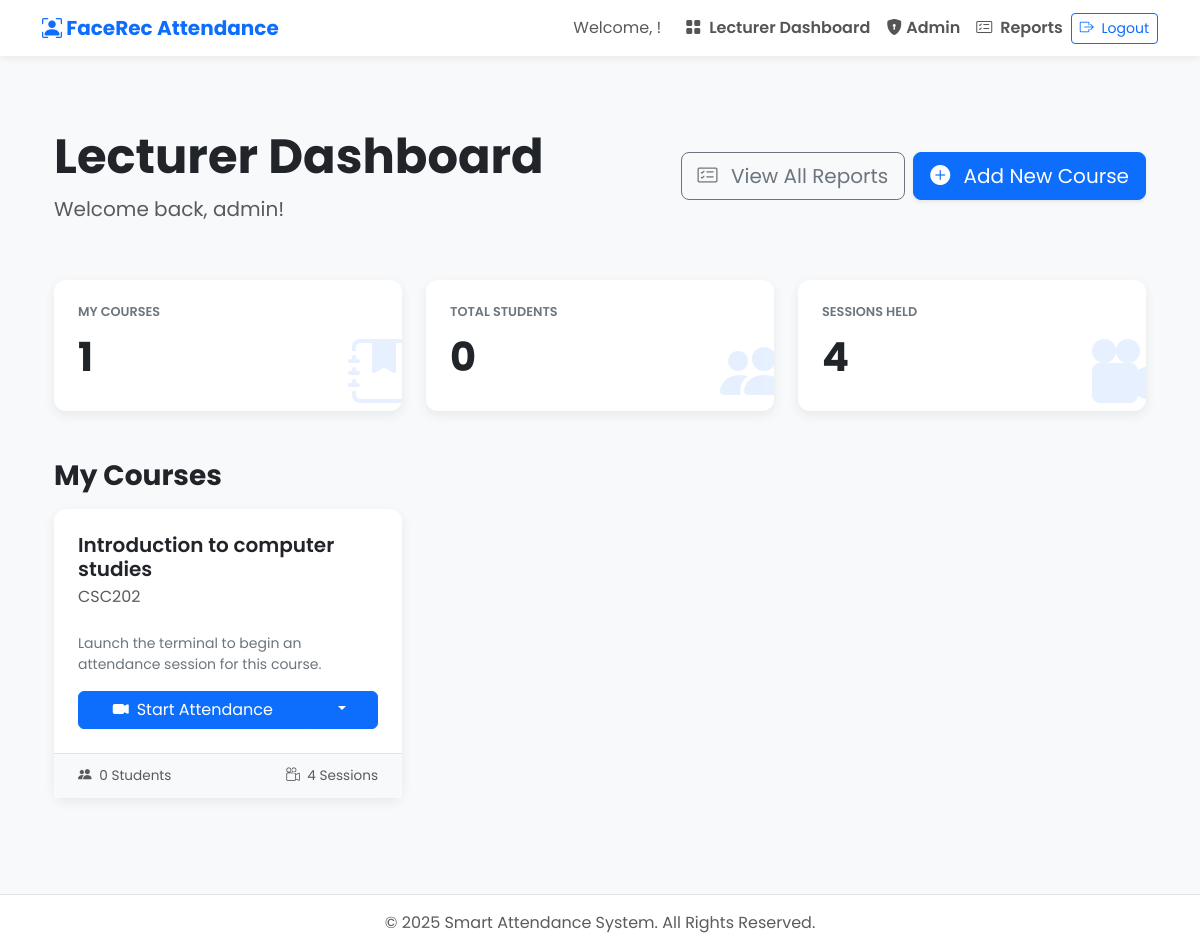
The page /dashboard/ (signed in) on the database its author committed.
### attendance/models.py (models this page shows, shortened)
class Course(models.Model):
    course_code = models.CharField(max_length=20, unique=True)
    course_name = models.CharField(max_length=200)
    lecturer = models.ForeignKey(User, on_delete=models.CASCADE)

### attendance/views.py (the view)
# urls.py: path('dashboard/', views.lecturer_dashboard, name='lecturer_dashboard'),
@login_required
@user_passes_test(is_lecturer)
def lecturer_dashboard(request):
    courses = Course.objects.filter(lecturer=request.user).annotate(
        student_count=Count('attendancesession__records__student', distinct=True),  # Traverse relations: course <- session <- record -> student
        session_count=Count('attendancesession')  # Direct reverse relation to sessions (distinct not needed here)
    ).order_by('course_code')
    total_courses = courses.count()
    total_sessions = AttendanceSession.objects.filter(course__lecturer=request.user).count()
    total_students = Student.objects.filter(records__session__course__lecturer=request.user).distinct().count()
    context = {
        'courses': courses,
        'total_courses': total_courses,
        'total_sessions': total_sessions,
        'total_students': total_students,
    }
    return render(request, 'attendance/dashboard.html', context)

### attendance/views.py (called while the page is built)
def is_lecturer(user):
    return user.is_staff

### attendance/templates/attendance/dashboard.html (shortened to what this page needs)
{% extends 'attendance/base.html' %}
{% block content %}
<link rel="stylesheet" href="https://cdn.jsdelivr.net/npm/bootstrap-icons@1.11.3/font/bootstrap-icons.min.css">
<div class="container py-4 py-md-5 dashboard-content">
    <div class="row align-items-center dashboard-header">
        <div class="col-md-6">
            <h1 class="fw-bold display-5">Lecturer Dashboard</h1>
            <p class="text-muted fs-5 mb-3 mb-md-0">Welcome back, {{ user.get_full_name|default:user.username }}!</p>
        </div>
        <div class="col-md-6 text-md-end">
            <div class="d-grid d-md-inline-flex gap-2">
                <a href="{% url 'session_list' %}" class="btn btn-outline-secondary btn-lg">
                    <i class="bi bi-card-checklist me-2"></i> View All Reports
                </a>
                <a href="{% url 'add_course' %}" class="btn btn-primary btn-lg shadow-sm">
                    <i class="bi bi-plus-circle-fill me-2"></i> Add New Course
                </a>
            </div>
        </div>
    </div>
    <div class="row">
        <div class="col-lg-4 col-md-6 mb-4">
            <div class="stat-card">
                <div>
                    <h6>My Courses</h6>
                    <span class="stat-number">{{ total_courses }}</span>
                </div>
                <i class="bi bi-journal-bookmark-fill stat-icon"></i>
            </div>
        </div>
        <div class="col-lg-4 col-md-6 mb-4">
            <div class="stat-card">
                <div>
                    <h6>Total Students</h6>
                    <span class="stat-number">{{ total_students }}</span>
                </div>
                <i class="bi bi-people-fill stat-icon"></i>
            </div>
        </div>
        <div class="col-lg-4 col-md-12 mb-4">
            <div class="stat-card">
                <div>
                    <h6>Sessions Held</h6>
                    <span class="stat-number">{{ total_sessions }}</span>
                </div>
                <i class="bi bi-camera-reels-fill stat-icon"></i>
            </div>
        </div>
    </div>
    <div class="d-flex justify-content-between align-items-center mt-4 mb-3">
        <h2 class="fw-bold h3 mb-0">My Courses</h2>
    </div>
    {% if courses %}
        <div class="row">
            {% for course in courses %}
                <div class="col-lg-4 col-md-6 mb-4 d-flex">
                    <div class="card course-card w-100">
                        <div class="card-body">
                            <div>
                                <h5 class="card-title">{{ course.course_name }}</h5>
                                <p class="card-subtitle mb-2 text-muted">{{ course.course_code }}</p>
                            </div>
                            <p class="card-text small">Launch the terminal to begin an attendance session for this course.</p>
                            <div class="btn-group mt-auto">
                                <a href="{% url 'create_session' course.id %}" class="btn btn-primary">
                                    <i class="bi bi-camera-video-fill me-2"></i>Start Attendance
                                </a>
                                <button type="button" class="btn btn-primary dropdown-toggle dropdown-toggle-split" data-bs-toggle="dropdown" aria-expanded="false">
                                </button>
                            </div>
                        </div>
                        <div class="course-meta d-flex justify-content-between">
                            <span class="text-muted"><i class="bi bi-people-fill me-1"></i> {{ course.student_count }} Student{{ course.student_count|pluralize }}</span>
                            <span class="text-muted"><i class="bi bi-camera-reels me-1"></i> {{ course.session_count }} Session{{ course.session_count|pluralize }}</span>
                        </div>
                    </div>
                </div>
            {% endfor %}
        </div>
    {% endif %}
</div>
{% endblock %}

### attendance/templates/attendance/base.html (style rules this page uses)
:root { --primary-color: #0056b3; --light-bg: #f8f9fa; --body-bg: #eef2f9; --card-shadow: 0 0.5rem 1rem rgba(0, 0, 0, 0.1); }
body { font-family: 'Poppins', sans-serif; background-color: var(--body-bg); }
.body-wrapper { display: flex; flex-direction: column; min-height: 100vh; }

### attendance/templates/attendance/dashboard.html (style rules this page uses)
:root { --primary-color: #0d6efd; --primary-dark: #0a58ca; --primary-light: #cfe2ff; --secondary-color: #6c757d; --danger-color: #dc3545; --text-dark: #212529; --text-light: #6c757d; --body-bg: #f8f9fa; --card-bg: #ffffff; --card-shadow: 0 4px 12px rgba(0, 0, 0, 0.07); --card-hover-shadow: 0 8px 25px rgba(0, 0, 0, 0.1); --card-radius: 0.75rem; }
body { font-family: 'Poppins', sans-serif; background-color: var(--body-bg); }
.dashboard-content { animation: fadeIn 0.5s ease-in-out; }
.dashboard-header { text-align: center; padding-bottom: 1.5rem; margin-bottom: 2rem; }
.stat-card { background: var(--card-bg); border: none; border-radius: var(--card-radius); box-shadow: var(--card-shadow); padding: 1.5rem; transition: transform 0.2s ease, box-shadow 0.2s ease; overflow: hidden; position: relative; }
.stat-card .stat-icon { font-size: 4rem; color: var(--primary-color); opacity: 0.1; position: absolute; right: -10px; bottom: -10px; transition: transform 0.3s ease, color 0.3s ease; }
.stat-card h6 { font-weight: 600; color: var(--text-light); text-transform: uppercase; font-size: 0.8rem; }
.stat-card .stat-number { font-size: 2.5rem; font-weight: 700; color: var(--text-dark); }
.course-card { background: var(--card-bg); border: none; border-radius: var(--card-radius); box-shadow: var(--card-shadow); transition: transform 0.2s ease, box-shadow 0.2s ease; display: flex; flex-direction: column; }
.course-card .card-body { padding: 1.5rem; flex-grow: 1; display: flex; flex-direction: column; }
.course-card .card-title { font-weight: 600; color: var(--text-dark); }
.course-card .card-text { color: var(--text-light); flex-grow: 1; margin-top: 1rem; }
.course-meta { font-size: 0.85rem; background-color: var(--body-bg); border-top: 1px solid #dee2e6; padding: 0.75rem 1.5rem; }
@media (min-width: 768px) { .dashboard-header { text-align: left; } }

### rows shown on the page
Course: course_name "Introduction to computer studies", course_code "CSC202", student_count "0", session_count "4"

### other values the page prints
{{ user.get_full_name|default:user.username }} "admin"
{{ total_courses }} "1"
{{ total_students }} "0"
{{ total_sessions }} "4"
